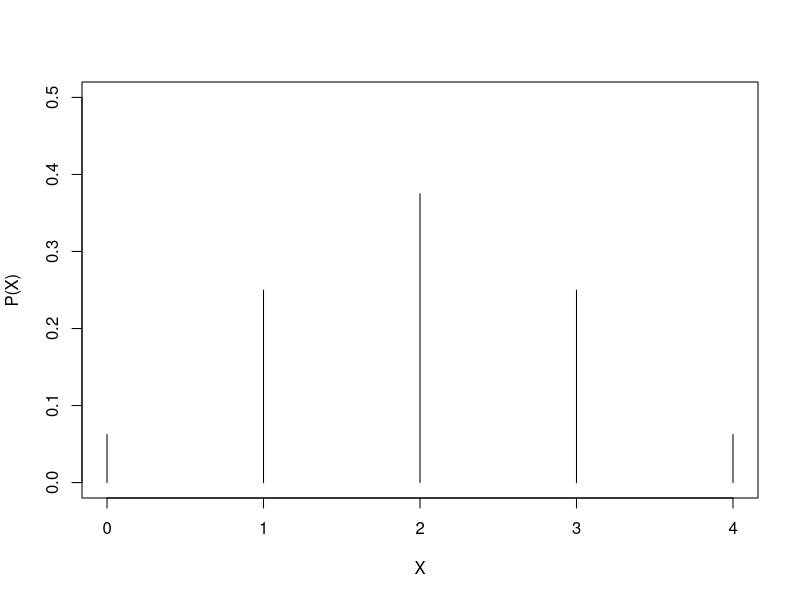
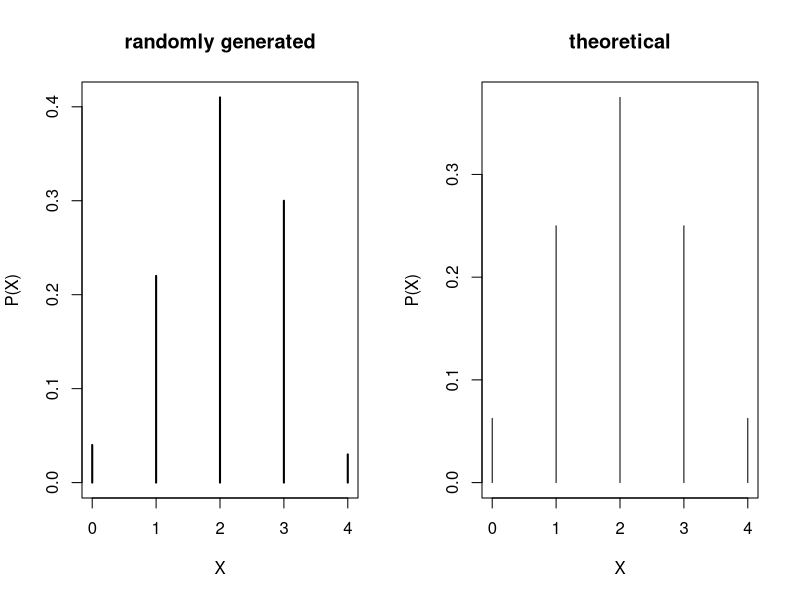

Write the R code that produced these figures, in order.
## ---- chunk 1
knitr::opts_chunk$set(echo = TRUE)
## ---- chunk 2

p <- 0.5
n <- 4

print(pmf <- dbinom(0:n,size=n,prob=p))

## ---- chunk 3

plot(0:n,pmf,type="h",
     ylab="P(X)",xlab="X",ylim=c(0,0.5))

## ---- chunk 4
cdf <- pbinom(0:n,size=n,prob=p)

cbind(pmf,cdf)

## ---- chunk 5
sample.size <- 100

random.var <- rbinom(sample.size,size=n,prob=p)

par(mfrow=c(1,2))

plot(table(random.var)/length(random.var),type="h",
     ylab="P(X)",xlab="X",main="randomly generated")

plot(0:n,pmf,type="h",
     ylab="P(X)",xlab="X",main="theoretical",
     ylim=c(0,max(pmf)))
## ---- chunk 6

sum(c(0:n)*pmf)

## ---- chunk 7

sum( (c(0:n) - (n*p))^2   *pmf)

## ---- chunk 8
mean(random.var)

mean((random.var-mean(random.var))^2)
## ---- chunk 9

random.var2 <- rbinom(sample.size,size=n+5,prob=p/2)


## ---- chunk 10

table(random.var)/(length(random.var))
table(random.var2)/(length(random.var2))


## ---- chunk 11

mean(random.var==1 & random.var2==1)

## ---- chunk 12

mean(random.var==1) * mean(random.var2==1)


